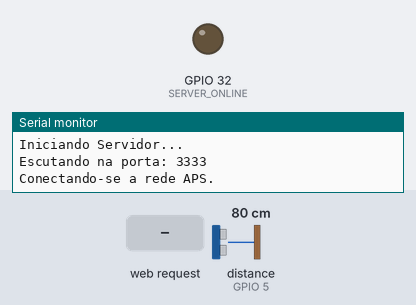
The sketch below on a simulated ESP32. Parts: output pins drawn as LEDs (lit = HIGH), the last lines printed to the serial monitor. Dashed ring = blinking. The inputs (shaded band) are chosen by the test bench; at power-on: distance to the obstacle (sensor on GPIO 5) 80 cm. The echo pulse lasts 58.3 µs per cm; WiFi joins after 1.5 s; servers stay silent unless stated.

Above: at 0.1 s.
At 3.2 s:
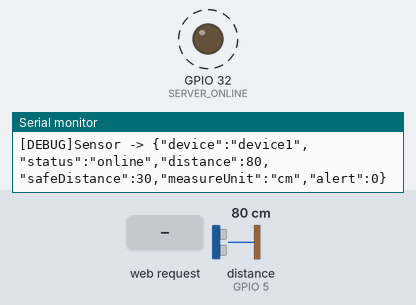
3.3 s: HTTP request GET /api/v1/reportaenchente/stats received
6.8 s: HTTP request GET /api/v1/reportaenchente/setdevice received
Timing chart, 0 to 16.3 s (numbered marks = the images above; inputs shaded):
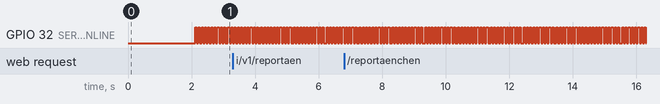

Measured:
- by itself, GPIO 32 (SERVER_ONLINE): alternates HIGH for 0.05 s and LOW for 0.05 s

The sketch:

esp32_server.ino
```cpp
#include "WifiSettings.hpp"
#include "Server.hpp"
#include "HandleJson.hpp"

// Cria um task handler que ira gerenciar os estados das tarefas
// E as funções que serao passadas ao respectivos cores
TaskHandle_t Task1;
void TaskDaemon(void *pvParameters);
void TaskHandleConnectionLed(void *pvParameters);

void blinkLed(int pin);

void setup()
{
  Serial.begin(19200);
  Serial.flush();
  Serial.println("Iniciando Servidor...");
  Serial.println("Escutando na porta: 3333");
  Serial.println();
  connectToNetwork();
  setRoutes();

  // Led de indicação de status da rede
  pinMode(SERVER_ONLINE, OUTPUT);

  /* Trava as duas funções em nucleos de processamento diferentes.
     O nucleo 0 ira gerenciar a rotina do sensor
     O nucleo 1 ira gerenciar as rotinas de conexão e rotas da api
   */
  xTaskCreatePinnedToCore(TaskDaemon, "HandleDaemon", 10000, NULL, 1, NULL, 0);
  xTaskCreatePinnedToCore(TaskHandleConnectionLed, "HandleConnectionLed", 10000, NULL, 2, NULL, 1);
}


/* Não precisaremos invocar a função já que o processo será gerenciado pela
   rotina de multithread
 */
void loop()
{

}


void TaskHandleConnectionLed(void *pvParameters){
  (void)pvParameters;
  for(;;){
    handleConnections();
    blinkLed(SERVER_ONLINE);
  }

}

void TaskDaemon(void *pvParameters){
  (void)pvParameters;
  for(;;){
    sensorDaemon();
    vTaskDelay(1000);
  }

}

void blinkLed(int pin){
  vTaskDelay(50);
  digitalWrite(pin, HIGH);
  vTaskDelay(50);
  digitalWrite(pin, LOW);
}
```

HandleJson.cpp
```cpp
#include "HandleJson.hpp"

char buffer[250];

 // Cria o objeto JSON que sera enviado ao cliente baseado nos parametros do sensor
 String createDeviceJson(String device, String status, float value, float safeDistance,
        String measureUnit, StaticJsonDocument<250>& jsonObject){
    jsonObject.clear();
    jsonObject["device"] = device;
    jsonObject["status"]  = status;
    jsonObject["distance"] = value;
    jsonObject["safeDistance"] = safeDistance;
    jsonObject["measureUnit"] = measureUnit;
    jsonObject["alert"] = (value < safeDistance) ? 1 : 0;
    serializeJson(jsonObject, buffer);
    return buffer;
}

// Cria um objeto JSON baseado em uma mensagem e envia ao cliente
String createJson(String message, StaticJsonDocument<250>& jsonObject){
    char buffer[250];
    jsonObject.clear();
    jsonObject["Error"] = message;
    serializeJson(jsonObject, buffer);
    return buffer;
}
```

HandleJson.hpp
```cpp
#ifndef __HANDLEJSON_H_
#define __HANDLEJSON_H_

#include <ArduinoJson.h>

extern StaticJsonDocument<250> json;


String createDeviceJson(String device, String status, float value, float safeDistance,String measureUnit, StaticJsonDocument<250>& jsonObject);
String createJson(String message,StaticJsonDocument<250>& jsonObject);

#endif
```

Server.cpp
```cpp
#include <Ultrasonic.h>
#include <iostream>

#include "Server.hpp"
#include "HandleJson.hpp"

// Define os pinos de trigger e echo do sensor
Ultrasonic ultrasonic(PIN_TRIGGER, PIN_ECHO);

// Define a porta onde o servidor ira escutar as requisiçoes
#define DEFAULT_SERVER_PORT 3333

// Cria um novo servidor web
WebServer server(DEFAULT_SERVER_PORT);

// Cria um novo objeto JSON
StaticJsonDocument<250> json;

typedef struct Sensor
{
    String deviceName;
    String status;
    float distance;
    float safeDistance;
    String measureUnit;
    boolean alert;
} Sensor;

extern Sensor sensor = {"device1", "online", 0.0, 30.0, "cm", 0};

// Responsavel pelo gerenciamento do sensor
void sensorDaemon()
{
    if (sensor.status == "online")
    {
        float distance = calculateDistance();
        sensor.distance = distance;

        (sensor.distance < sensor.safeDistance)
            ? sensor.alert = 1
            : sensor.alert = 0;
        Serial.print("[DEBUG]Sensor -> ");
        Serial.println(createDeviceJson(sensor.deviceName, sensor.status,
                                        sensor.distance, sensor.safeDistance, sensor.measureUnit, json));
    }
    else
    {
        Serial.print("[ERROR]Sensor desligado!");
    }
}

/*
 * Aqui configuramos o sensor conforme o objeto JSON enviado pelo cliente.
 * As informações contem: deviceName, status, safeDistance e measureUnit
 *
 */
void setDevice()
{
    // Atraves do metodo server.arg("plain"), obtemos o objeto JSON
    String jsonContent = server.arg("plain");

    // Criamos um objeto JSON que sera usado para a descontrução do objeto
    DynamicJsonDocument document(512);
    DeserializationError error = deserializeJson(document, jsonContent);
    String buf;

    if (error)
    {
        server.send(400, "application/json", createJson(error.c_str(), json));
    }

    JsonObject postObject = document.as<JsonObject>();

    if (server.method() == HTTP_POST)
    {
        if (postObject.containsKey("device") && postObject.containsKey("safeDistance"))
        {
            String buf;

            sensor.deviceName = document["device"].as<String>();
            sensor.safeDistance = document["safeDistance"];
            sensor.alert = (calculateDistance() < sensor.safeDistance) ? 1 : 0;

            serializeJson(document, buf);
            server.send(201, "application/json", buf);
            getClientStatus("/api/v1/reportaenchente/settings/setdevice");
            buf.clear();
        }
    }else{
        document["Erro"] = "Formato invalido";
        serializeJson(document, buf);
        server.send(400, "application/json", buf);
    }
}

/*
 * Função de calulo e conversão de centimetros por segundo para centimetros, já
 * que o sensor trabalha com pulsos por microsegundos.
 */
float calculateDistance()
{
    float cmMsec = 0;
    if (sensor.status == "online")
    {
        long microsec = ultrasonic.timing();
        cmMsec = ultrasonic.convert(microsec, Ultrasonic::CM);
        return cmMsec;
    }
    return cmMsec;
}

// Função usada para retornar o tipo de requisição e a rota
void getClientStatus(String path)
{
    String statusCode;
    if(server.method() == HTTP_POST){
        statusCode = "POST";
    }else if(server.method() == HTTP_GET){
        statusCode = "GET";
    }else if(server.method() == HTTP_PUT){
        statusCode = "PUT";
    }else{
        statusCode = "UNKNOWN";
    }
    Serial.print("[" + statusCode + "]" + "");
    Serial.print(path);
    Serial.print(" IP:  ");
    Serial.println(server.client().remoteIP());
}

// Função da rota principal
void getStatus()
{
    getClientStatus("/api/v1/reportaenchente/stats");
    server.send(200, "application/json", createDeviceJson(sensor.deviceName, sensor.status, calculateDistance(), sensor.safeDistance, sensor.measureUnit, json));
}

// Função de pagina 404
void notFound()
{
    getClientStatus("/404");
    server.send(404, "application/json", createJson("Path not found", json));
}

// Cria as rotas de acesso ao servidor REST
void setRoutes()
{
    server.enableCORS();
    server.on("/api/v1/reportaenchente/stats", getStatus);
    server.on("/api/v1/reportaenchente/setdevice", HTTP_POST, setDevice);
    server.onNotFound(notFound);
    server.begin();
}

void handleConnections()
{
    server.handleClient();
}
```

Server.hpp
```cpp
#ifndef __SERVER_H_
#define __SERVER_H_

#include <WebServer.h>

#define SERVER_ONLINE 32
#define PIN_TRIGGER 4
#define PIN_ECHO 5

void sensorDaemon();
void getClientStatus(String path);
void getStatus();
void setRoutes();
void handleConnections();
float calculateDistance();

#endif
```

WifiSettings.cpp
```cpp
#include <HardwareSerial.h>
#include <WiFi.h>

#include "WifiSettings.hpp"
#include "Server.hpp"


void connectToNetwork(){
  Serial.print("Conectando-se a rede ");
  Serial.print(DEFAULT_SSID_NAME);


  WiFi.begin(DEFAULT_SSID_NAME, DEFAULT_SSID_KEY);
  while(WiFi.status() != WL_CONNECTED){
    Serial.print(".");
    delay(1000);
  }

  Serial.println("");
  Serial.println("Conectado com sucesso!");
  displayConnectionStatus();

}


// Somente para depuracao do codigo via console serial
void displayConnectionStatus(){
  Serial.println("===========================");
  Serial.print("IP: ");
  Serial.print(WiFi.localIP());
  Serial.println();
  Serial.print("NetMask: ");
  Serial.print(WiFi.subnetMask());
  Serial.println();
  Serial.print("Gateway: ");
  Serial.print(WiFi.gatewayIP());
  Serial.println();
  Serial.println("===========================");
}
```

WifiSettings.hpp
```cpp
#ifndef __WIFISETTINGS_H_
#define __WIFISETTINGS_H_

#define DEFAULT_SSID_NAME "APS"
#define DEFAULT_SSID_KEY "APSUNIP20221"


void connectToNetwork();
void displayConnectionStatus();

#endif
```
